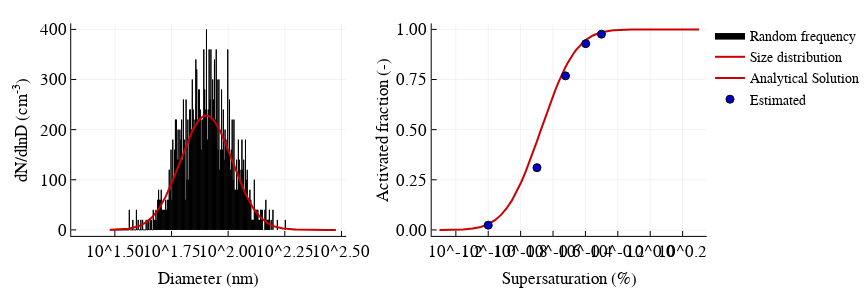

The code cell stored with this chart in its notebook:
### Markdown cell above
<b> Figure 2. </b> Top: Number of particles with D > 1 micron in the centerline, defined as the region between 4-6 mm. Bottom: mean +/- 1 standard deviation of the particle velocity for particle with D > 0.75 micron present in the centerline. The observed velocity distribution and number is sensitive to the assumed lower threshold diameter.

### Code cell
figure("Helvetica", 2, 6, 2, 8)
Nmax = map(x->maximum(x[2]), data)
ψ(s) = (4/27)^(1/3)*A/(κ^(1/3)*Dg*log(s/100+1)^(2/3))
Af(s) = 1/2*erfc(log.(ψ.(s))/(sqrt(2)*log(σ)))
Dact(s) = (4*A^3/(27*κ*log(s/100+1)^2))^(1/3)
s = 0.05:0.01:2
𝕟 = lognormal([[150, Dg*1e9, σ]]; d1 = 30.0, d2 = 300.0, bins = 256) 
h = fit(Histogram, rand(LogNormal(log(1e9Dg), log(σ)), n), 𝕟.De)
p1 = plot(𝕟.Dp, h.weights*20, fmt =:svg, lt = :bar, color = :black, label = "Random frequency")
p1 = plot!(𝕟.Dp, 𝕟.S, xscale = :log10, color = RGB(0.8,0,0), lw = 2, 
    xlabel = "Diameter (nm)", ylabel = "dN/dlnD (cm<sup>-3</sup>)", label = "Size distribution")
p2 = plot(s, Af.(s), xscale = :log10, color = RGBA(0.8, 0, 0), lw = 2,
    xlabel = "Supersaturation (%)", ylabel = "Activated fraction (-)", label = "Analytical Solution")
p2 = plot!(ss', Nmax./380, lw = 0, marker = :circle, ms = 4, color = RGB(0,0,0.8), label = "Estimated")
plot(p1, p2, layout = grid(1,2), fmt = :svg, left_margin = 30px)
